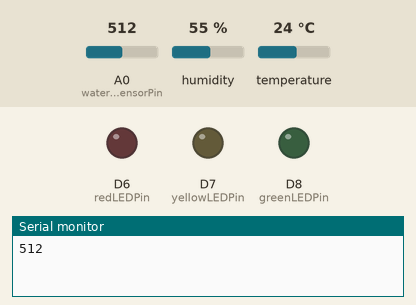
This program was run on a simulated ESP8266 (NodeMCU). Shown: output pins drawn as LEDs (lit = HIGH), the last lines printed to the serial monitor. The test bench sets the inputs (shaded band); at power-on: A0 (waterLevelSensorPin) = 512, humidity 55 %, temperature 24 °C. WiFi joins after 1.5 s; servers stay silent unless stated; storage starts empty.

Above: at 4.2 s.
4.3 s: A0 (waterLevelSensorPin) set to 308
7.2 s: A0 (waterLevelSensorPin) set to 292
At 9.3 s:
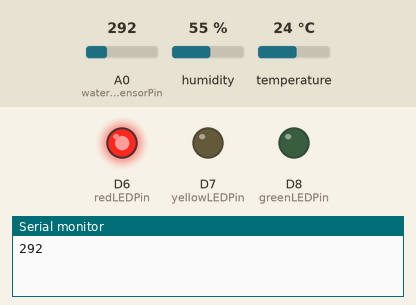
9.6 s: A0 (waterLevelSensorPin) set to 306
At 10.8 s:
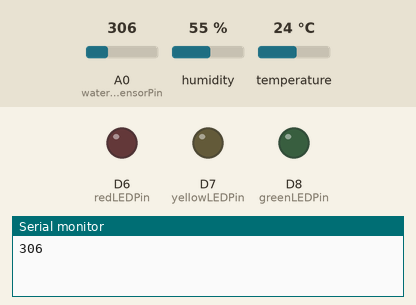
Timing chart, 0 to 12.6 s (numbered marks = the images above; inputs shaded):
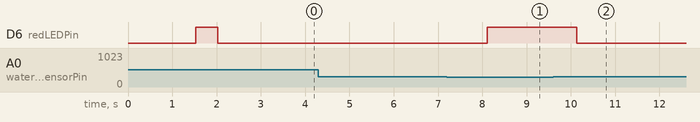

The program:

main.cpp
```cpp
#include <Arduino.h>
#include <ESP8266WiFi.h>
#include <DHT.h>
#include <LittleFS.h>
#include <ESPAsyncTCP.h>
#include <ESPAsyncWebServer.h>
#include <Arduino_JSON.h>
#include <ElegantOTA.h>

#define DHTTYPE DHT11

bool builtinLEDState = false;

const int redLEDPin = D6;
const int yellowLEDPin = D7;
const int greenLEDPin = D8;

const int dht11SensorPin = D1;
const int soilMoistureSensorPin = D2;
const int waterLevelSensorPin = A0;
const int waterPumpSensorPin = D5;

int dhtSensorTemperatureValue = 0;
int dhtSensorHumidityValue = 0;
int soilMoistureSensorValue = 0;
int waterLevelSensorValue = 0;

bool onWaterPump = false;

const int waterLevelThreshold = 300;

// WiFi Credentials
const char *ssid = "Nighthawks0230";
const char *password = "liew1212";
const char *hostname = "ESP8266";

// Set static IP address
IPAddress local_ip(192, 168, 0, 123);
// Set gateway IP address
IPAddress gateway(192, 168, 0, 1);
// Set network subnet mask
IPAddress subnetMask(255, 255, 255, 0);
// Set DNS server IP address
IPAddress primaryDNS(8, 8, 8, 8);

AsyncWebServer server(80);

AsyncWebSocket ws("/ws");

bool notifying = false;

JSONVar readings;

DHT dht(dht11SensorPin, DHTTYPE);

unsigned long now = millis();
unsigned long timerDelay = 2000;
unsigned long ota_progress_millis = 0;

void onOTAStart()
{
  // Log when OTA has started
  Serial.println("OTA update started!");
}

void onOTAProgress(size_t current, size_t final) {
  // Log every 1 second
  if (millis() - ota_progress_millis > 1000) {
    ota_progress_millis = millis();
    Serial.printf("OTA Progress Current: %u bytes, Final: %u bytes\n", current, final);
  }
}

void onOTAEnd(bool success)
{
  // Log when OTA has finished
  if (success)
  {
    Serial.println("OTA update finished successfully!");
  }
  else
  {
    Serial.println("There was an error during OTA update!");
  }
  // <Add your own code here>
}

String getSensorReadings()
{
  dhtSensorTemperatureValue = dht.readTemperature();
  dhtSensorHumidityValue = dht.readHumidity();
  // soilMoistureSensorValue = digitalRead(soilMoistureSensorPin);
  soilMoistureSensorValue = 0;
  waterLevelSensorValue = analogRead(waterLevelSensorPin);

  readings["temperature"] = String(dhtSensorTemperatureValue);
  readings["humidity"] = String(dhtSensorHumidityValue);
  readings["water_level"] = String(map(waterLevelSensorValue, 0, 1024, 0, 100));
  readings["soil_moisture"] = String(soilMoistureSensorValue);
  readings["water_pump"] = String(onWaterPump);
  String jsonString = JSON.stringify(readings);

  return jsonString;
}

void initFS()
{
  if (!LittleFS.begin())
  {
    Serial.println("An error has occured while mounting LittleFS");
  }
  else
  {
    Serial.println("LittleFS mounterd successfully");
  }
}

void setup_wifi()
{
  delay(10);
  Serial.println();
  Serial.print("Connecting to ");
  Serial.println(ssid);

  WiFi.hostname(hostname);
  WiFi.begin(ssid, password);

  while (WiFi.status() != WL_CONNECTED)
  {
    delay(500);
    Serial.print(".");
  }

  Serial.println();
  Serial.println("WiFi connected");
  Serial.println("IP address: ");
  Serial.println(WiFi.localIP());
  Serial.print("Hostname: ");
  Serial.println(WiFi.getHostname());
}

// void notifyClients(String sensorReadings)
// {
//   ws.textAll(sensorReadings);
// }

void notifyClients(String sensorReadings)
{
  if (notifying)
  {
    return; // If already notifying, skip this call
  }

  notifying = true;
  ws.textAll(sensorReadings);
  notifying = false;
}

void handleWebSocketMessage(void *arg, uint8_t *data, size_t len)
{
  AwsFrameInfo *info = (AwsFrameInfo *)arg;
  if (info->final && info->index == 0 && info->len == len && info->opcode == WS_TEXT)
  {
    data[len] = 0;
    if (strcmp((char *)data, "getReadings") == 0)
    {
      // if it is, send current sensor readings
      Serial.println("Get sensor readings from the handleWebSocketMessage");
      String sensorReadings = getSensorReadings();
      Serial.print(sensorReadings);
      notifyClients(sensorReadings);
    }
    else if (strcmp((char *)data, "toggle") == 0)
    {
      Serial.println("Toggle Water Pump");
      onWaterPump = !onWaterPump;
    }
  }
}

void onEvent(AsyncWebSocket *server, AsyncWebSocketClient *client, AwsEventType type, void *arg, uint8_t *data, size_t len)
{
  switch (type)
  {
  case WS_EVT_CONNECT:
    Serial.printf("WebSocket client #%u connected from %s\n", client->id(), client->remoteIP().toString().c_str());
    break;
  case WS_EVT_DISCONNECT:
    Serial.printf("WebSocket client #%u disconnected\n", client->id());
    break;
  case WS_EVT_DATA:
    handleWebSocketMessage(arg, data, len);
    break;
  case WS_EVT_PING:
  case WS_EVT_PONG:
  case WS_EVT_ERROR:
    break;
  }
}

void initWebSocket()
{
  ws.onEvent(onEvent);
  server.addHandler(&ws);
}

void setup()
{
  Serial.begin(115200);
  Serial.println("Start board by connect wifi");

  if (!WiFi.config(local_ip, gateway, subnetMask, primaryDNS))
  {
    Serial.println("STA Failed to configure");
  }
  setup_wifi();
  initFS();
  initWebSocket();

  // Setup Red LED Pin mode
  pinMode(redLEDPin, OUTPUT);
  digitalWrite(redLEDPin, LOW);

  // Setup Yellow LED Pin mode
  pinMode(yellowLEDPin, OUTPUT);
  digitalWrite(yellowLEDPin, LOW);

  // Setup Green LED Pin mode
  pinMode(greenLEDPin, OUTPUT);
  digitalWrite(greenLEDPin, LOW);

  // Setup the Water Pump pin mode
  pinMode(waterPumpSensorPin, OUTPUT);
  digitalWrite(waterPumpSensorPin, LOW);

  // pinMode(LED_BUILTIN, OUTPUT);
  // digitalWrite(LED_BUILTIN, LOW);

  // Setup Soli Moisture Sensor Pin Mode
  pinMode(soilMoistureSensorPin, INPUT);

  // Setup Water Level Sensor Pin Mode
  pinMode(waterLevelSensorPin, INPUT);

  // Start the DHT11 Sensor
  dht.begin();

  server.on("/", HTTP_GET, [](AsyncWebServerRequest *request)
            { request->send(LittleFS, "/index.html", "text/html"); });

  server.serveStatic("/", LittleFS, "/");

  ElegantOTA.begin(&server);
  // ElegantOAT callbacks
  ElegantOTA.onStart(onOTAStart);
  ElegantOTA.onProgress(onOTAProgress);
  ElegantOTA.onEnd(onOTAEnd);

  server.begin();
}

void loop()
{
  ElegantOTA.loop();
  if ((millis() - now) > timerDelay)
  {
    String sensorReadings = getSensorReadings();
    Serial.println(sensorReadings);
    Serial.println(waterLevelSensorValue);
    notifyClients(sensorReadings);
    now = millis();
    // builtinLEDState = !builtinLEDState;
    // digitalWrite(LED_BUILTIN, builtinLEDState);
  }

  // 1. Monitoring soil moisture levels.
  // If soil moisture is higher mean the soil is dry
  // Open the water pump and turn on the yellow LED pin if soil moisture value is higher than 2048
  if (soilMoistureSensorValue == 1)
  {
    Serial.println("Turn on the yellow LED because the soil is dry");
    onWaterPump = true;
    digitalWrite(yellowLEDPin, HIGH);
  }
  else
  {
    // Serial.println("Turn off the yellow LED because the soil is wet");
    // onWaterPump = false;
    digitalWrite(yellowLEDPin, LOW);
  }

  // Tracking water reservoir levels
  // If more water the sensor is sank in, the higher the output voltage of the pin
  // Stop the water pump and turn on the red LED pin if the water level sensor value is drop under waterLevelThreshold
  if (waterLevelSensorValue < waterLevelThreshold)
  {
    // Serial.println("Turn on the red LED because the water level is low");

    // onWaterPump = false;
    // digitalWrite(waterPumpSensorPin, LOW);
    digitalWrite(redLEDPin, HIGH);
  }
  else
  {
    // Serial.println("Turn off the red LED because the water level is high");
    digitalWrite(redLEDPin, LOW);
  }

  // Automated watering functionality.
  // Turn on the water pump and greed LED pin if the soil is dry
  if (onWaterPump)
  {
    // Serial.println("Turn on the green LED because the water pump is on");
    digitalWrite(waterPumpSensorPin, HIGH);
    digitalWrite(greenLEDPin, HIGH);
  }
  else
  {
    // Serial.println("Turn off the green LED because the water pump is off");
    digitalWrite(waterPumpSensorPin, LOW);
    digitalWrite(greenLEDPin, LOW);
  }

  ws.cleanupClients();

  // now = millis();

  // dhtSensorTemperatureValue = dht.readTemperature();
  // dhtSensorTemperatureValue = dht.readHumidity();
  // // soilMoistureSensorValue = analogRead(soilMoistureSensorPin);
  // soilMoistureSensorValue = digitalRead(soilMoistureSensorPin);
  // waterLevelSensorValue = analogRead(waterLevelSensorPin);

  // Serial.print("Humidity: ");
  // Serial.print(dhtSensorHumidityValue);
  // Serial.println(" %");

  // Serial.print("Temperature: ");
  // Serial.print(dhtSensorTemperatureValue);
  // Serial.println(" °C");

  // Serial.print("Soil Moisture: ");
  // Serial.println(soilMoistureSensorValue);

  // Serial.print("Water Level: ");
  // Serial.println(waterLevelSensorValue);

  // // 1. Monitoring soil moisture levels.
  // // If soil moisture is higher mean the soil is dry
  // // Open the water pump and turn on the yellow LED pin if soil moisture value is higher than 2048
  // if (soilMoistureSensorValue == 1)
  // {
  //   Serial.println("Turn on the yellow LED because the soil is dry");
  //   digitalWrite(yellowLEDPin, HIGH);
  //   onWaterPump = true;
  // }
  // else
  // {
  //   Serial.println("Turn off the yellow LED because the soil is wet");
  //   digitalWrite(yellowLEDPin, LOW);
  //   onWaterPump = false;
  // }

  // // Tracking water reservoir levels
  // // If more water the sensor is sank in, the higher the output voltage of the pin
  // // Stop the water pump and turn on the red LED pin if the water level sensor value is drop under waterLevelThreshold
  // if (waterLevelSensorPin < waterLevelThreshold)
  // {
  //   Serial.println("Turn on the red LED because the water level is low");
  //   digitalWrite(waterPumpSensorPin, LOW);
  //   digitalWrite(redLEDPin, HIGH);
  // }
  // else
  // {
  //   Serial.println("Turn off the red LED because the water level is high");
  //   digitalWrite(redLEDPin, LOW);
  // }

  // // Automated watering functionality.
  // // Turn on the water pump and greed LED pin if the soil is dry
  // if (onWaterPump)
  // {
  //   Serial.println("Turn on the green LED because the water pump is on");
  //   digitalWrite(waterPumpSensorPin, HIGH);
  //   digitalWrite(greenLEDPin, HIGH);
  // }
  // else
  // {
  //   Serial.println("Turn off the green LED because the water pump is off");
  //   digitalWrite(waterPumpSensorPin, LOW);
  //   digitalWrite(greenLEDPin, LOW);
  // }
  // delay(2000);
}

// Web Server
// #include <Arduino.h>
// #include <ESP8266WiFi.h>
// #include <ESPAsyncWebServer.h>
// #include <ESPAsyncTCP.h>
// #include <FS.h>
// #

// const char *ssid = "Nighthawks0230";
// const char *password = "liew1212";

// AsyncWebServer server(80);

// String processor(const String &var)
// {
//   return String();
// }

// void setup()
// {
//   Serial.begin(115200);

//   if (!SPIFFS.begin())
//   {
//     Serial.println("An error has occured while mounting SPIFFS");
//     return;
//   }

//   WiFi.begin(ssid, password);
//   while (WiFi.status() != WL_CONNECTED)
//   {
//     delay(1000);
//     Serial.println("Connecting to WiFi...");
//   }

//   Serial.println(WiFi.localIP());

//   server.on("/", HTTP_GET, [](AsyncWebServerRequest *request)
//             { request->send(SPIFFS, "/index.html", String(), false, processor); });

//   server.on("/style.css", HTTP_GET, [](AsyncWebServerRequest *request)
//             { request->send(SPIFFS, "/style.css", "text/css"); });

//   server.begin();
// }

// void loop()
// {
// }

// Elegant OTA
// #include <Arduino.h>
// #include <ESP8266WiFi.h>
// #include <ESPAsyncTCP.h>
// // #include <ESPAsyncWebServer.h>
// #include <ESP8266WebServer.h>
// #include <ElegantOTA.h>

// const char *ssid = "Nighthawks0230";
// const char *password = "liew1212";

// ESP8266WebServer server(80);

// void setup(void)
// {
//   Serial.begin(115200);
//   WiFi.mode(WIFI_STA);
//   WiFi.begin(ssid, password);
//   Serial.println("");

//   // Wait for connection
//   while (WiFi.status() != WL_CONNECTED)
//   {
//     delay(500);
//     Serial.print(".");
//   }
//   Serial.println("");
//   Serial.print("Connected to ");
//   Serial.println(ssid);
//   Serial.print("IP address: ");
//   Serial.println(WiFi.localIP());

//   server.on("/", []()
//             { server.send(200, "text/plain", "Hi! This is ElegantOTA Demo."); });

//   ElegantOTA.begin(&server); // Start ElegantOTA
//   server.begin();
//   Serial.println("HTTP server started");
// }

// void loop()
// {
//   server.handleClient();
//   ElegantOTA.loop();
// }

// OTA Website
// #include <ESP8266WiFi.h>
// #include <ESP8266mDNS.h>
// #include <WiFiUdp.h>
// #include <Updater.h>
// #include <ESPAsyncWebServer.h>
// #include <ESPAsyncTCP.h>
// #include <FS.h>

// const char *host = "nighthawks";
// const char *ssid = "Nighthawks0230";
// const char *password = "liew1212";

// AsyncWebServer server(80);

// String processor(const String &var)
// {
//   return String();
// }

// void setup()
// {
//   Serial.begin(115200);

//   // pinMode(2, OUTPUT);

//   if (!SPIFFS.begin())
//   {
//     Serial.println("An error has occured while mounting SPIFFS");
//     return;
//   }

//   WiFi.begin(ssid, password);
//   while (WiFi.status() != WL_CONNECTED)
//   {
//     delay(1000);
//     Serial.println("Connecting to WiFi...");
//   }

//   Serial.println(WiFi.localIP());

//   if (!MDNS.begin(host))
//   {
//     Serial.println("Error setting up MDNS responder");
//     while (1)
//     {
//       delay(1000);
//     }
//   }

//   Serial.println("mDNS responder started");

//   server.on("/", HTTP_GET, [](AsyncWebServerRequest *request)
//             { request->send(SPIFFS, "/index.html", String(), false, processor); });

//   server.on("/style.css", HTTP_GET, [](AsyncWebServerRequest *request)
//             { request->send(SPIFFS, "/style.css", "text/css"); });

//   // // Handle firmware update
//   // server.on("/update", HTTP_POST, [](AsyncWebServerRequest *request)
//   //           {
//   //   if (Update.hasError()) {
//   //     request->send(200, "text/plain", "FAIL");
//   //   } else {
//   //     request->send(200, "text/plain", "OK");
//   //     ESP.restart();
//   //   } }, [](AsyncWebServerRequest *request, String filename, size_t index, uint8_t *data, size_t len, bool final)
//   //           {
//   //   if (!index) {
//   //     Serial.printf("Update: %s\n", filename.c_str());
//   //     uint32_t maxSketchSpace = (ESP.getFreeSketchSpace() - 0x1000) & 0xFFFFF000;
//   //     if (!Update.begin(maxSketchSpace,U_FS)) { // Start with max available size
//   //       Update.printError(Serial);
//   //     }
//   //   }
//   //   if (Update.write(data, len) != len) {
//   //     Update.printError(Serial);
//   //   }
//   //   if (final) {
//   //     if (Update.end(true)) { // true to set the size to the current progress
//   //       Serial.printf("Update Success: %u\nRebooting...\n", index + len);
//   //     } else {
//   //       Update.printError(Serial);
//   //     }
//   //   } });
//   // Handle OTA Update
//   server.on("/update", HTTP_POST, [](AsyncWebServerRequest *request)
//             {
//       // Respond with status after update
//       bool updateSuccess = !Update.hasError();
//       request->send(200, "text/plain", updateSuccess ? "Update successful!" : "Update failed!");
//       ESP.restart(); }, [](AsyncWebServerRequest *request, const String &filename, size_t index, uint8_t *data, size_t len, bool final)
//             {
//       // Start OTA update process
//       if (!index) {
//         Serial.printf("Update Start: %s\n", filename.c_str());
//          size_t freeSketchSpace = ESP.getFreeSketchSpace(); // Dynamically get available space
//         // size_t freeSketchSpace=(ESP.getFreeSketchSpace() - 0x1000) & 0xFFFFF000;
//         if (!Update.begin(freeSketchSpace)) { // Start with unknown size
//           Update.printError(Serial);
//         }
//       }

//       // Write OTA data
//       if (Update.write(data, len) != len) {
//         Update.printError(Serial);
//       }

//       // Finish OTA update
//       if (final) {
//         if (Update.end(true)) { // True to set as successful
//           Serial.printf("Update Success: %uB\n", index + len);
//         } else {
//           Update.printError(Serial);
//         }
//       } });

//   server.begin();
// }

// void loop()
// {
//   // digitalWrite(2, HIGH);
//   // delay(1000);
//   // digitalWrite(2, LOW);
//   // delay(1000);
// }

// Read and update website
// #include <ESP8266WiFi.h>
// #include <ESPAsyncWebServer.h>
// #include <ElegantOTA.h>
// #include <ESPAsyncTCP.h>
// #include <FS.h>
// #include "LittleFS.h"
// #include <Arduino_JSON.h>

// const char *ssid = "Nighthawks0230";
// const char *password = "liew1212";

// AsyncWebServer server(80);

// AsyncWebSocket ws("/ws");

// JSONVar readings;

// unsigned long lastTime = 0;
// unsigned long timerDelay = 1000;

// String getSensorReadings()
// {
//   readings['soil_moisture'] = String(analogRead(soilMoistureSensorPin));
// }

// unsigned long ota_progress_millis = 0;

// void onOTAStart()
// {
//   // Log when OTA has started
//   Serial.println("OTA update started!");
//   // <Add your own code here>
// }

// void onOTAProgress(size_t current, size_t final)
// {
//   // Log every 1 second
//   if (millis() - ota_progress_millis > 1000)
//   {
//     ota_progress_millis = millis();
//     Serial.printf("OTA Progress Current: %u bytes, Final: %u bytes\n", current, final);
//   }
// }

// void onOTAEnd(bool success)
// {
//   // Log when OTA has finished
//   if (success)
//   {
//     Serial.println("OTA update finished successfully!");
//   }
//   else
//   {
//     Serial.println("There was an error during OTA update!");
//   }
//   // <Add your own code here>
// }

// String processor(const String &var)
// {
//   return String();
// }

// void setup(void)
// {

//   Serial.begin(115200);
//   WiFi.mode(WIFI_STA);
//   WiFi.begin(ssid, password);
//   Serial.println("");

//   if (!SPIFFS.begin())
//   {
//     Serial.println("An error has occured while mounting SPIFFS");
//     return;
//   }

//   // Wait for connection
//   while (WiFi.status() != WL_CONNECTED)
//   {
//     delay(500);
//     Serial.print(".");
//   }
//   Serial.println("");
//   Serial.print("Connected to ");
//   Serial.println(ssid);
//   Serial.print("IP address: ");
//   Serial.println(WiFi.localIP());

//   // server.on("/", HTTP_GET, [](AsyncWebServerRequest *request) {
//   //   request->send(200, "text/plain", "Hi! This is ElegantOTA AsyncDemo.");
//   // });

//   server.on("/", HTTP_GET, [](AsyncWebServerRequest *request)
//             { request->send(SPIFFS, "/index.html", String(), false, processor); });

//   server.on("/style.css", HTTP_GET, [](AsyncWebServerRequest *request)
//             { request->send(SPIFFS, "/style.css", "text/css"); });

//   ElegantOTA.begin(&server); // Start ElegantOTA
//   // ElegantOTA callbacks
//   ElegantOTA.onStart(onOTAStart);
//   ElegantOTA.onProgress(onOTAProgress);
//   ElegantOTA.onEnd(onOTAEnd);

//   server.begin();
//   Serial.println("HTTP server started");
// }

// void loop(void)
// {
//   ElegantOTA.loop();
// }
```

Measured:
- the behaviour switches between 300 and 299 on A0 (waterLevelSensorPin) (found by bisection; images 0 and 1)
- after the input at 7.2 s, D6 (redLEDPin): LOW → HIGH after 0.91 s
- after the input at 9.6 s, D6 (redLEDPin): HIGH → LOW after 0.54 s
